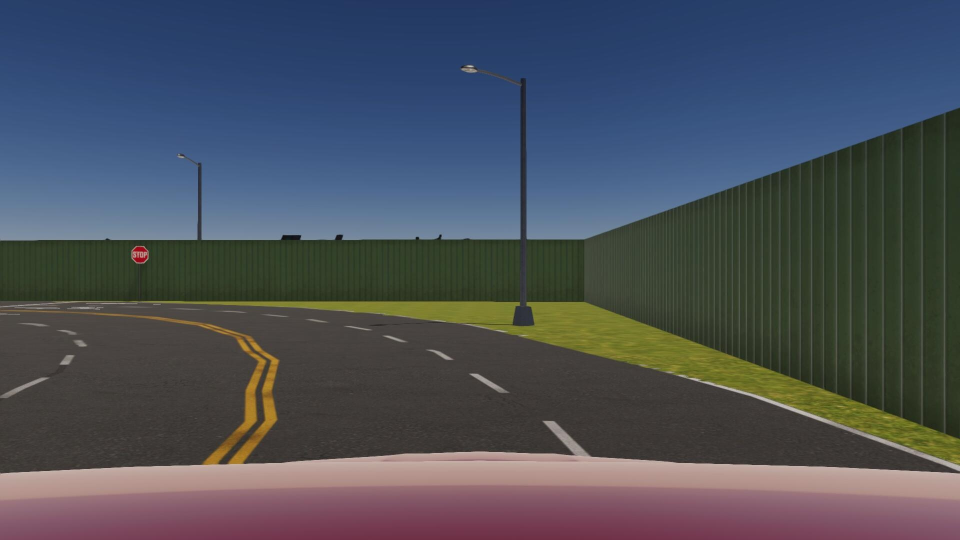
#> input picture Lab6 lane following/testing/automaticaddison/tmp_curve_closest.jpg, 1920 x 1080 px (shown at 1/2 size)
$ python lane.py
#> lines starting #> are read from the running program, lines starting #| are printed output that depends on the picture; after the words box and inside, x2 and y2 are one past the last pixel; in counts of white or black regions, pixels touching at a corner belong together
#> in main, original_frame is the input picture: shape (1080, 1920, 3); mean B, G, R 89.4, 79.9, 75
import cv2  # Import the OpenCV library to enable computer vision
import numpy as np  # Import the NumPy scientific computing library
import edge_detection as edge  # Handles the detection of lane lines
import matplotlib.pyplot as plt  # Used for plotting and error checking

# Author: Addison Sears-Collins
# https://automaticaddison.com
# Description: Implementation of the Lane class

filename = './tmp_curve_closest.jpg'


class Lane:
    """Represents a lane on a road."""

    def __init__(self, orig_frame):
        """
          Default constructor

        :param orig_frame: Original camera image (i.e. frame)
        """
        self.orig_frame = orig_frame

        # This will hold an image with the lane lines
        self.lane_line_markings = None

        # This will hold the image after perspective transformation
        self.warped_frame = None
        self.transformation_matrix = None
        self.inv_transformation_matrix = None

        # (Width, Height) of the original video frame (or image)
        self.orig_image_size = self.orig_frame.shape[::-1][1:]

        width = self.orig_image_size[0]
        height = self.orig_image_size[1]
        self.width = width
        self.height = height

        # Four corners of the trapezoid-shaped region of interest
        # You need to find these corners manually.
        self.roi_points = np.float32([
            (841,577),#(498, 726),  # Top-left corner
            (100, 901),  # Bottom-left corner
            (1407, 901),  # Bottom-right corner
            (1053,577)#(1199, 726)  # Top-right corner
        ])

        # The desired corner locations  of the region of interest
        # after we perform perspective transformation.
        # Assume image width of 600, padding == 150.
        # padding from side of the image in pixels
        self.padding = int(0.25 * width)
        self.desired_roi_points = np.float32([
            [self.padding, 0],  # Top-left corner
            [self.padding, self.orig_image_size[1]],  # Bottom-left corner
            [self.orig_image_size[
                0]-self.padding, self.orig_image_size[1]],  # Bottom-right corner
            [self.orig_image_size[0]-self.padding, 0]  # Top-right corner
        ])

        # Histogram that shows the white pixel peaks for lane line detection
        self.histogram = None

        # Sliding window parameters
        # self.no_of_windows = 10
        self.no_of_windows = 20
        self.margin = int((1/12) * width)  # Window width is +/- margin
        # Min no. of pixels to recenter window
        self.minpix = int((1/24) * width)

        # Best fit polynomial lines for left line and right line of the lane
        self.left_fit = None
        ##self.right_fit = None
        self.left_lane_inds = None
        ##self.right_lane_inds = None
        self.ploty = None
        self.left_fitx = None
        ##self.right_fitx = None
        self.leftx = None
        ##self.rightx = None
        self.lefty = None
        ##self.righty = None

        # Pixel parameters for x and y dimensions
        # self.YM_PER_PIX = 10.0 / 1000  # meters per pixel in y dimension
        # self.XM_PER_PIX = 3.7 / 781  # meters per pixel in x dimension
        self.YM_PER_PIX = 1080 / 1080  # meters per pixel in y dimension
        self.XM_PER_PIX = 1920 / 1920

        # Radii of curvature and offset
        self.left_curvem = None
        ##self.right_curvem = None
        self.center_offset = None

    # [64 lines left out: functions calculate_car_position, calculate_curvature, not called in this run]

    def calculate_histogram(self, frame=None, plot=True):
        """
        Calculate the image histogram to find peaks in white pixel count

        :param frame: The warped image
        :param plot: Create a plot if True
        """
        if frame is None:
            frame = self.warped_frame

        # Generate the histogram
        self.histogram = np.sum(frame[int(
            frame.shape[0]/2):, :], axis=0)

        if plot == True:

            # Draw both the image and the histogram
            figure, (ax1, ax2) = plt.subplots(2, 1)  # 2 row, 1 columns
            figure.set_size_inches(10, 5)
            ax1.imshow(frame, cmap='gray')
            ax1.set_title("Warped Binary Frame")
            ax2.plot(self.histogram)
            ax2.set_title("Histogram Peaks")
            plt.show()

        return self.histogram

    # [135 lines left out: functions display_curvature_offset, get_lane_line_previous_window, not called in this run]

    def get_lane_line_indices_sliding_windows(self, plot=False):
        """
        Get the indices of the lane line pixels using the
        sliding windows technique.

        :param: plot Show plot or not
        :return: Best fit lines for the left and right lines of the current lane
        """
        # Sliding window width is +/- margin
        margin = self.margin

        frame_sliding_window = self.warped_frame.copy()

        # Set the height of the sliding windows
        window_height = int(self.warped_frame.shape[0]/self.no_of_windows)

        # Find the x and y coordinates of all the nonzero
        # (i.e. white) pixels in the frame.
        nonzero = self.warped_frame.nonzero()
        nonzeroy = np.array(nonzero[0])
        nonzerox = np.array(nonzero[1])

        # Store the pixel indices for the left and right lane lines
        left_lane_inds = []
        ##right_lane_inds = []

        # Current positions for pixel indices for each window,
        # which we will continue to update
        ##leftx_base, rightx_base = self.histogram_peak()
        leftx_base = self.histogram_peak()
        leftx_current = leftx_base
        ##rightx_current = rightx_base

        # Go through one window at a time
        no_of_windows = self.no_of_windows

        for window in range(no_of_windows):

            # Identify window boundaries in x and y (and right and left)
            win_y_low = self.warped_frame.shape[0] - \
                (window + 1) * window_height
            win_y_high = self.warped_frame.shape[0] - window * window_height
            win_xleft_low = leftx_current - margin
            win_xleft_high = leftx_current + margin
            ##win_xright_low = rightx_current - margin
            ##win_xright_high = rightx_current + margin
            cv2.rectangle(frame_sliding_window, (win_xleft_low, win_y_low), (
                win_xleft_high, win_y_high), (255, 255, 255), 2)
            ##cv2.rectangle(frame_sliding_window, (win_xright_low, win_y_low), (
            ##    win_xright_high, win_y_high), (255, 255, 255), 2)

            # Identify the nonzero pixels in x and y within the window
            good_left_inds = ((nonzeroy >= win_y_low) & (nonzeroy < win_y_high) &
                              (nonzerox >= win_xleft_low) & (
                nonzerox < win_xleft_high)).nonzero()[0]
            ##good_right_inds = ((nonzeroy >= win_y_low) & (nonzeroy < win_y_high) &
            ##                   (nonzerox >= win_xright_low) & (
            ##    nonzerox < win_xright_high)).nonzero()[0]

            # Append these indices to the lists
            left_lane_inds.append(good_left_inds)
            ##right_lane_inds.append(good_right_inds)

            # If you found > minpix pixels, recenter next window on mean position
            minpix = self.minpix
            if len(good_left_inds) > minpix:
                leftx_current = int(np.mean(nonzerox[good_left_inds]))
            ##if len(good_right_inds) > minpix:
            ##    rightx_current = int(np.mean(nonzerox[good_right_inds]))

        # Concatenate the arrays of indices
        left_lane_inds = np.concatenate(left_lane_inds)
        ##right_lane_inds = np.concatenate(right_lane_inds)

        # Extract the pixel coordinates for the left and right lane lines
        leftx = nonzerox[left_lane_inds]
        lefty = nonzeroy[left_lane_inds]
        ##rightx = nonzerox[right_lane_inds]
        ##righty = nonzeroy[right_lane_inds]

        # Fit a second order polynomial curve to the pixel coordinates for
        # the left and right lane lines
        left_fit = np.polyfit(lefty, leftx, 2)
        ##right_fit = np.polyfit(righty, rightx, 2)

        self.left_fit = left_fit
        ##self.right_fit = right_fit

        if plot == True:

            # Create the x and y values to plot on the image
            ploty = np.linspace(
                0, frame_sliding_window.shape[0]-1, frame_sliding_window.shape[0])
            left_fitx = left_fit[0]*ploty**2 + left_fit[1]*ploty + left_fit[2]
            ##right_fitx = right_fit[0]*ploty**2 + \
            ##    right_fit[1]*ploty + right_fit[2]

            # Generate an image to visualize the result
            out_img = np.dstack((
                frame_sliding_window, frame_sliding_window, (
                    frame_sliding_window))) * 255

            # Add color to the left line pixels and right line pixels
            out_img[nonzeroy[left_lane_inds],
                    nonzerox[left_lane_inds]] = [255, 0, 0]
            ##out_img[nonzeroy[right_lane_inds], nonzerox[right_lane_inds]] = [
            ##    0, 0, 255]

            # Plot the figure with the sliding windows
            figure, (ax1, ax2, ax3) = plt.subplots(3, 1)  # 3 rows, 1 column
            figure.set_size_inches(10, 10)
            figure.tight_layout(pad=3.0)
            ax1.imshow(cv2.cvtColor(self.orig_frame, cv2.COLOR_BGR2RGB))
            ax2.imshow(frame_sliding_window, cmap='gray')
            ax3.imshow(out_img)
            ax3.plot(left_fitx, ploty, color='yellow')
            ##ax3.plot(right_fitx, ploty, color='yellow')
            ax1.set_title("Original Frame")
            ax2.set_title("Warped Frame with Sliding Windows")
            ax3.set_title("Detected Lane Lines with Sliding Windows")
            plt.show()

        return self.left_fit##, self.right_fit

    def my_get_line_markings(self, frame=None):
        if frame is None:
            frame = self.orig_frame
        img_hsv = cv2.cvtColor(frame, cv2.COLOR_BGR2HSV)
#> img_hsv: shape (1080, 1920, 3); mean H, S, V 73, 96, 103.2
        mask_yello = cv2.inRange(img_hsv, (14,127,0), (20,255,255))
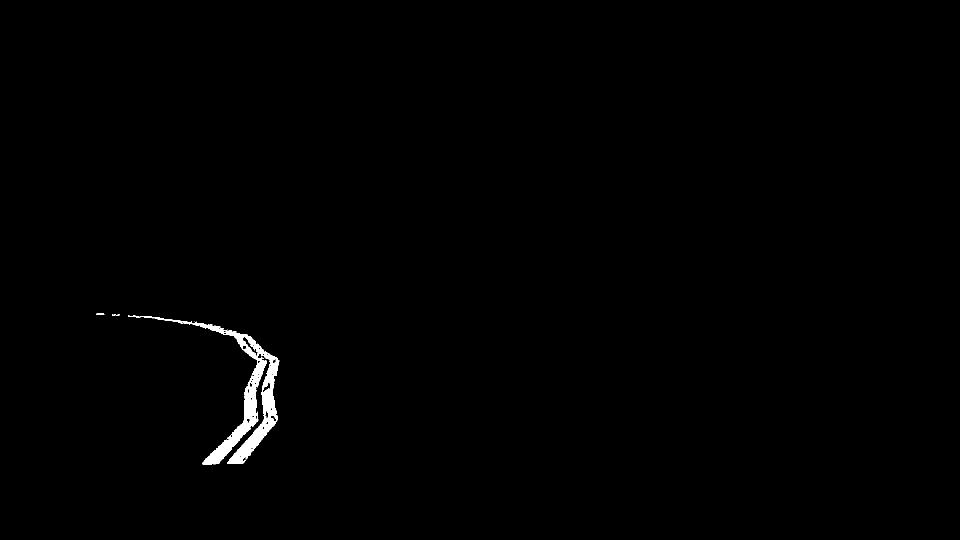
#> mask_yello: shape (1080, 1920) (shown at 1/2 size); 0.61% white; 6 white regions (3 under 20 px), largest, box (x1, y1, x2, y2) and area: (256, 631, 559, 930) 12573, (192, 627, 209, 630) 37, (224, 629, 239, 632) 23
        mask_white = cv2.inRange(img_hsv, (0,0,127), (279,25,255))
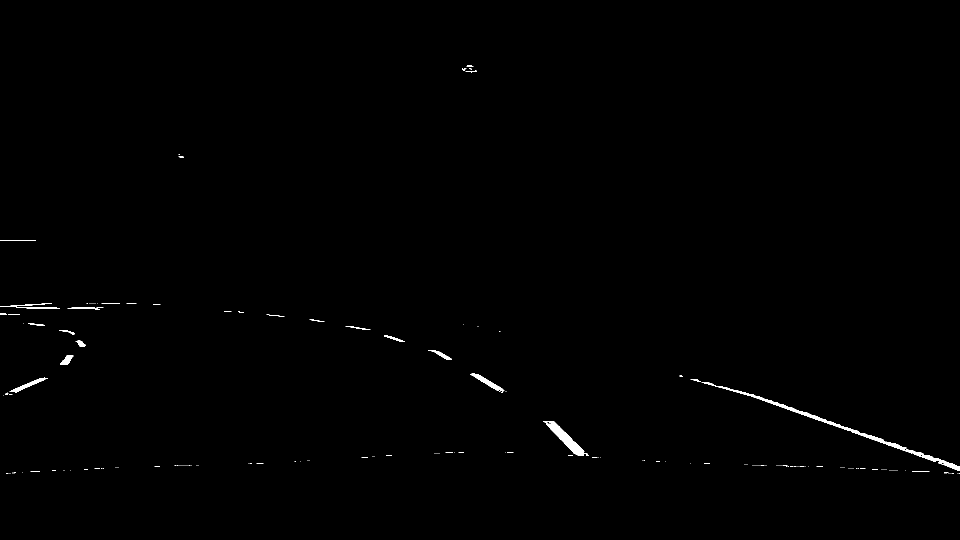
#> mask_white: shape (1080, 1920) (shown at 1/2 size); 0.4% white; 205 white regions (178 under 20 px), largest, box (x1, y1, x2, y2) and area: (1403, 764, 1920, 942) 3058, (1087, 842, 1178, 912) 1580, (940, 747, 1009, 782) 573
        ##self.lane_line_markings = cv2.bitwise_or(mask_yello, mask_white)
        self.lane_line_markings = mask_yello
        return self.lane_line_markings

    # def get_line_markings(self, frame=None):
        """
        Isolates lane lines.

          :param frame: The camera frame that contains the lanes we want to detect
        :return: Binary (i.e. black and white) image containing the lane lines.
        """
        if frame is None:
            frame = self.orig_frame

        # Convert the video frame from BGR (blue, green, red)
        # color space to HLS (hue, saturation, lightness).
        hls = cv2.cvtColor(frame, cv2.COLOR_BGR2HLS)

        ################### Isolate possible lane line edges ######################

        # Perform Sobel edge detection on the L (lightness) channel of
        # the image to detect sharp discontinuities in the pixel intensities
        # along the x and y axis of the video frame.
        # sxbinary is a matrix full of 0s (black) and 255 (white) intensity values
        # Relatively light pixels get made white. Dark pixels get made black.
        _, sxbinary = edge.threshold(hls[:, :, 1], thresh=(120, 255))
        sxbinary = edge.blur_gaussian(sxbinary, ksize=3)  # Reduce noise

        # 1s will be in the cells with the highest Sobel derivative values
        # (i.e. strongest lane line edges)
        sxbinary = edge.mag_thresh(sxbinary, sobel_kernel=3, thresh=(110, 255))

        ######################## Isolate possible lane lines ######################

        # Perform binary thresholding on the S (saturation) channel
        # of the video frame. A high saturation value means the hue color is pure.
        # We expect lane lines to be nice, pure colors (i.e. solid white, yellow)
        # and have high saturation channel values.
        # s_binary is matrix full of 0s (black) and 255 (white) intensity values
        # White in the regions with the purest hue colors (e.g. >80...play with
        # this value for best results).
        s_channel = hls[:, :, 2]  # use only the saturation channel data
        _, s_binary = edge.threshold(s_channel, (10, 255))

        # Perform binary thresholding on the R (red) channel of the
        # original BGR video frame.
        # r_thresh is a matrix full of 0s (black) and 255 (white) intensity values
        # White in the regions with the richest red channel values (e.g. >120).
        # Remember, pure white is bgr(255, 255, 255).
        # Pure yellow is bgr(0, 255, 255). Both have high red channel values.
        _, r_thresh = edge.threshold(frame[:, :, 2], thresh=(120, 255))

        # Lane lines should be pure in color and have high red channel values
        # Bitwise AND operation to reduce noise and black-out any pixels that
        # don't appear to be nice, pure, solid colors (like white or yellow lane
        # lines.)
        rs_binary = cv2.bitwise_and(s_binary, r_thresh)

        ### Combine the possible lane lines with the possible lane line edges #####
        # If you show rs_binary visually, you'll see that it is not that different
        # from this return value. The edges of lane lines are thin lines of pixels.
        self.lane_line_markings = cv2.bitwise_or(rs_binary, sxbinary.astype(
            np.uint8))
        return self.lane_line_markings

    def histogram_peak(self):
        """
        Get the left and right peak of the histogram

        Return the x coordinate of the left histogram peak and the right histogram
        peak.
        """
        midpoint = int(self.histogram.shape[0]/2)
        # leftx_base = np.argmax(self.histogram[:midpoint])
        # rightx_base = np.argmax(self.histogram[midpoint:]) + midpoint
        roi_bottom_left_x = int(self.desired_roi_points[1][0])
        ##roi_bottom_right_x = int(self.desired_roi_points[2][0])
        leftx_base = np.argmax(self.histogram[roi_bottom_left_x:midpoint]) + roi_bottom_left_x  # bottom-left-x to mid
        ##rightx_base = np.argmax(self.histogram[midpoint:roi_bottom_right_x]) + midpoint  # mid to bottom-right-x

        # (x coordinate of left peak, x coordinate of right peak)
        return leftx_base##, rightx_base

    # def overlay_lane_lines(self, plot=False):
        """
        Overlay lane lines on the original frame
        :param: Plot the lane lines if True
        :return: Lane with overlay
        """
        # Generate an image to draw the lane lines on
        warp_zero = np.zeros_like(self.warped_frame).astype(np.uint8)
        color_warp = np.dstack((warp_zero, warp_zero, warp_zero))

        # Recast the x and y points into usable format for cv2.fillPoly()
        pts_left = np.array([np.transpose(np.vstack([
                             self.left_fitx, self.ploty]))])
        pts_right = np.array([np.flipud(np.transpose(np.vstack([
                              self.right_fitx, self.ploty])))])
        pts = np.hstack((pts_left, pts_right))

        # Draw lane on the warped blank image
        cv2.fillPoly(color_warp, np.int_([pts]), (0, 255, 0))

        # Warp the blank back to original image space using inverse perspective
        # matrix (Minv)
        newwarp = cv2.warpPerspective(color_warp, self.inv_transformation_matrix, (
                                      self.orig_frame.shape[
                                          1], self.orig_frame.shape[0]))

        # Combine the result with the original image
        result = cv2.addWeighted(self.orig_frame, 1, newwarp, 0.3, 0)

        if plot == True:

            # Plot the figures
            figure, (ax1, ax2) = plt.subplots(2, 1)  # 2 rows, 1 column
            figure.set_size_inches(10, 10)
            figure.tight_layout(pad=3.0)
            ax1.imshow(cv2.cvtColor(self.orig_frame, cv2.COLOR_BGR2RGB))
            ax2.imshow(cv2.cvtColor(result, cv2.COLOR_BGR2RGB))
            ax1.set_title("Original Frame")
            ax2.set_title("Original Frame With Lane Overlay")
            plt.show()

        return result

    def perspective_transform(self, frame=None, plot=False):
        """
        Perform the perspective transform.
        :param: frame Current frame
        :param: plot Plot the warped image if True
        :return: Bird's eye view of the current lane
        """
#> called with plot = False
        if frame is None:
            frame = self.lane_line_markings

        # Calculate the transformation matrix
        self.transformation_matrix = cv2.getPerspectiveTransform(
            self.roi_points, self.desired_roi_points)

        # Calculate the inverse transformation matrix
        self.inv_transformation_matrix = cv2.getPerspectiveTransform(
            self.desired_roi_points, self.roi_points)

        # Perform the transform using the transformation matrix
        self.warped_frame = cv2.warpPerspective(
            frame, self.transformation_matrix, self.orig_image_size, flags=(
                cv2.INTER_LINEAR))

        # Convert image to binary
        (thresh, binary_warped) = cv2.threshold(
            self.warped_frame, 127, 255, cv2.THRESH_BINARY)
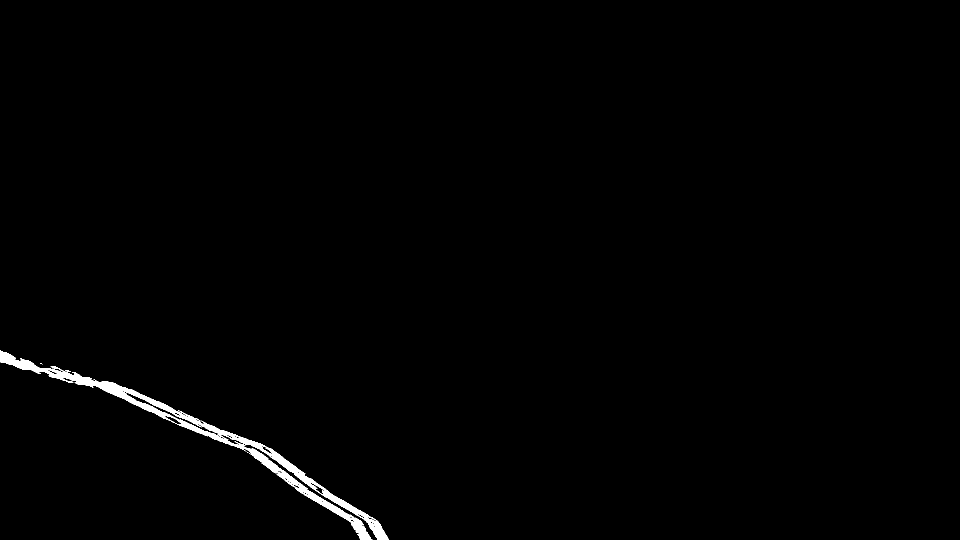
#> binary_warped: shape (1080, 1920) (shown at 1/2 size); 0.84% white; 6 white regions (4 under 20 px), largest, box (x1, y1, x2, y2) and area: (0, 701, 778, 1080) 17276, (130, 740, 142, 744) 28
        self.warped_frame = binary_warped

        warped_copy = self.warped_frame.copy()
        warped_plot = cv2.polylines(warped_copy, np.int32([
            self.desired_roi_points]), True, (147, 20, 255), 3)

        # Display the perspective transformed (i.e. warped) frame
        if plot == True:

            # Display the image
            while(1):
                cv2.imshow('Warped Image', warped_plot)

                # Press any key to stop
                if cv2.waitKey(0):
                    break

            cv2.destroyAllWindows()

        return self.warped_frame, warped_plot

    def plot_roi(self, frame=None, plot=False):
        """
        Plot the region of interest on an image.
        :param: frame The current image frame
        :param: plot Plot the roi image if True
        """
        if plot == False:
            return

        if frame is None:
            frame = self.orig_frame.copy()

        # Overlay trapezoid on the frame
        this_image = cv2.polylines(frame, np.int32([
            self.roi_points]), True, (147, 20, 255), 3)

        # Display the image
        while(1):
            cv2.imshow('ROI Image', this_image)

            # Press any key to stop
            if cv2.waitKey(0):
                break

        cv2.destroyAllWindows()


def main():

    # Load a frame (or image)
    original_frame = cv2.imread(filename)

    # Create a Lane object
    lane_obj = Lane(orig_frame=original_frame)

    # Perform thresholding to isolate lane lines
    # lane_line_markings = lane_obj.get_line_markings()
    lane_line_markings = lane_obj.my_get_line_markings()
    cv2.imshow("lane_line_markings", lane_line_markings)
    cv2.waitKey(0)
    cv2.destroyAllWindows()

    # Plot the region of interest on the image
    lane_obj.plot_roi(plot=False)

    # Perform the perspective transform to generate a bird's eye view
    # If Plot == True, show image with new region of interest
    warped_frame = lane_obj.perspective_transform(plot=False)

    # Generate the image histogram to serve as a starting point
    # for finding lane line pixels
    histogram = lane_obj.calculate_histogram(plot=False)
#> (the rest of the program and of its run is left out)
